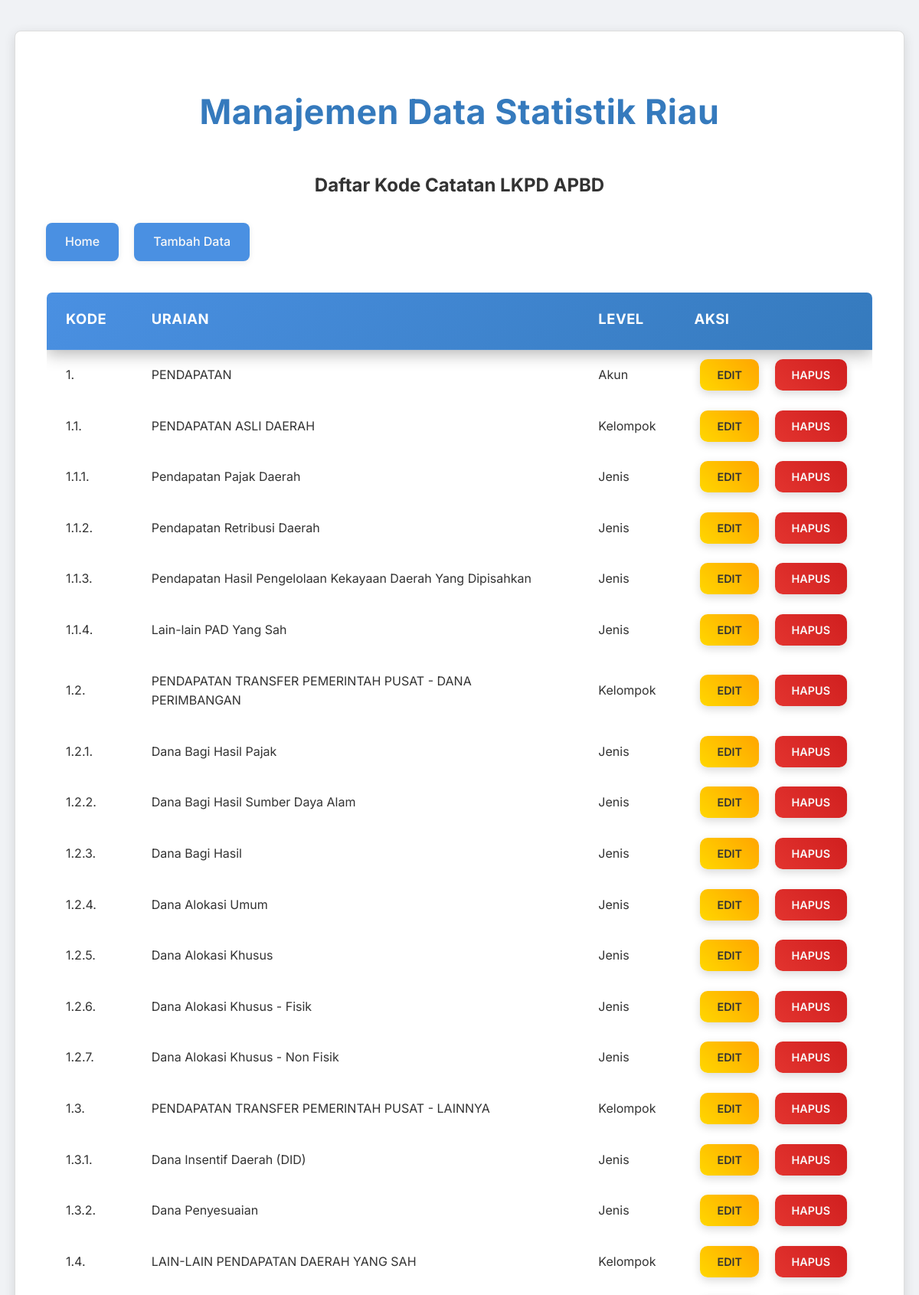
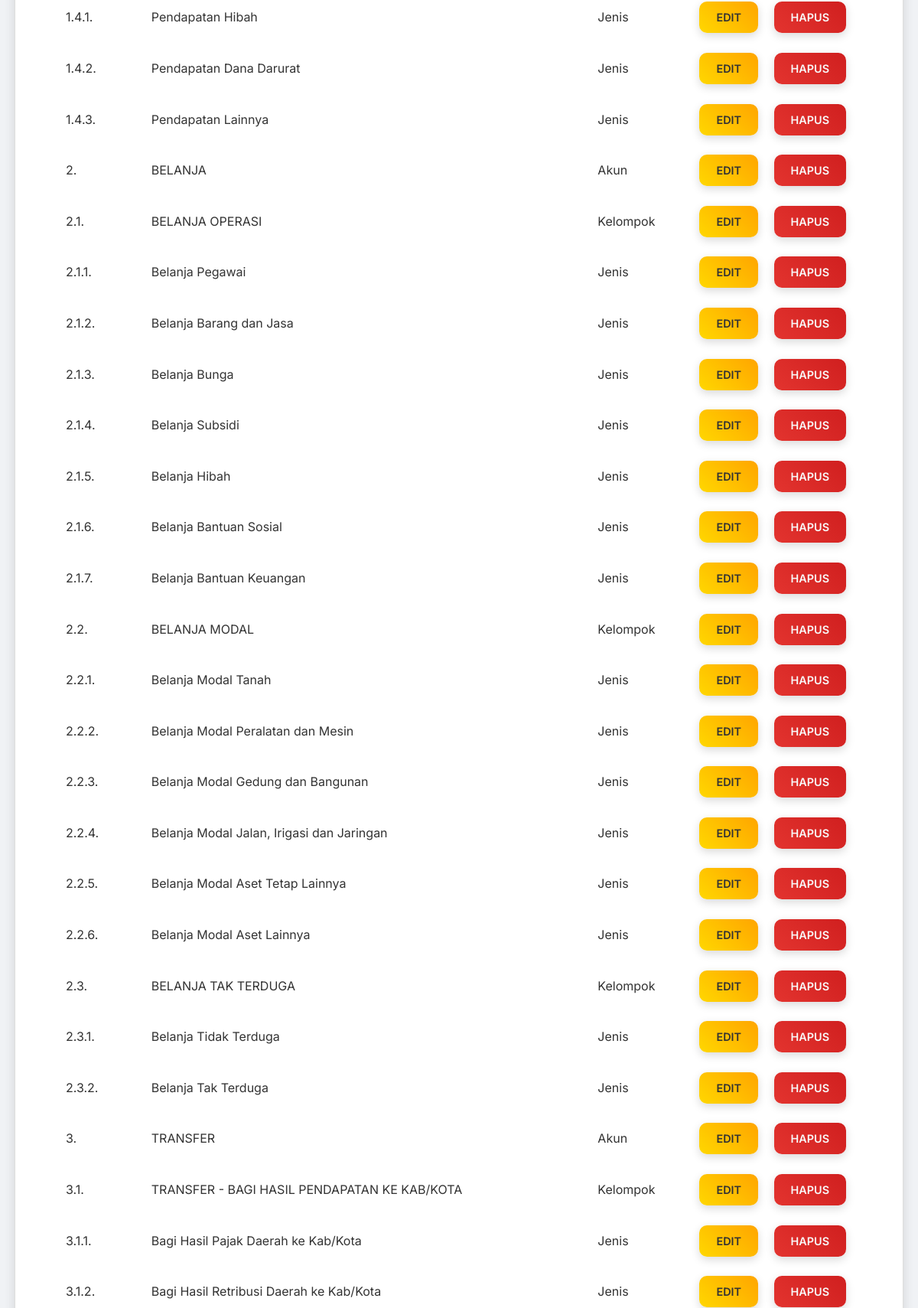
/pages/lkpd-kode-catatan/read.php (upper part), run on the app's committed database (2 pictures, top to bottom).
### tables this page shows
CREATE TABLE `kode_catatan` (
  `id` int(5) NOT NULL,
  `kode_catatan` varchar(255) DEFAULT NULL,
  `uraian` varchar(1024) DEFAULT NULL,
  `id_kode_level` int(2) DEFAULT NULL
);

CREATE TABLE `kode_level` (
  `id` int(11) NOT NULL,
  `nama_level` varchar(255) DEFAULT NULL,
  `akronim` varchar(255) DEFAULT NULL
);

### pages/lkpd-kode-catatan/read.php (the view, shortened to what this page needs)
<?php
include '../../config/database.php';
include '../../templates/header.php';
$sql = "SELECT kc.id, kc.kode_catatan, kc.uraian, kl.nama_level
        FROM kode_catatan kc
        INNER JOIN kode_level kl
        ON kc.id_kode_level = kl.id
        ORDER BY kc.kode_catatan ASC";
$result = $conn->query($sql);
?>
<h2 style="text-align: center;">Daftar Kode Catatan LKPD APBD</h2>
<div class="button-group">
    <a href="../../index.php">Home</a>
    <a href="create.php">Tambah Data</a>
</div>
<?php
if ($result->num_rows > 0):
?>
    <table>
        <thead>
            <tr>
                <th>Kode</th>
                <th>Uraian</th>
                <th>Level</th>
                <th>Aksi</th>
            </tr>
        </thead>
        <tbody>
            <?php
            while ($row = $result->fetch_assoc()):
            ?>
                <tr>
                    <td><?php echo htmlspecialchars($row['kode_catatan']); ?></td>
                    <td><?php echo htmlspecialchars($row['uraian']); ?></td>
                    <td><?php echo htmlspecialchars($row['nama_level']); ?></td>
                    <td class="actions">
                        <a href="update.php?id=<?php echo htmlspecialchars($row['id']); ?>" class="edit">Edit</a>
                        <a href="delete.php?id=<?php echo htmlspecialchars($row['id']); ?>" class="delete" onclick="return confirm('Apakah Anda yakin ingin menghapus data ini?')">Hapus</a>
                    </td>
                </tr>
            <?php endwhile; ?>
        </tbody>
    </table>
<?php else: ?>
    <p>Belum ada data.</p>
<?php endif; ?>
<?php
include '../../templates/footer.php';
?>

### templates/css/style.css (style rules this page uses)
:root { --primary-color: #4A90E2; --primary-dark: #357ABD; --accent-color: #50E3C2; --secondary-accent: #FF6B6B; --tertiary-color: #FFC107; --text-dark: #333333; --text-light: #F8F8F8; --bg-light: #F0F2F5; --bg-dark: #2C3E50; --card-bg: #FFFFFF; --border-color: #DDDDDD; --input-bg: #F8F8F8; --shadow-light: 0 2px 8px rgba(0, 0, 0, 0.08); --shadow-medium: 0 4px 15px rgba(0, 0, 0, 0.12); --success-color: #28A745; --danger-color: #DC3545; --warning-color: #FFC107; --info-color: #17A2B8; --radius-base: 8px; --transition-fast: 0.2s ease-in-out; --transition-normal: 0.3s ease-in-out; --gradient-primary: linear-gradient(135deg, var(--primary-color) 0%, var(--primary-dark) 100%); --gradient-accent: linear-gradient(135deg, var(--accent-color) 0%, #34B79C 100%); --gradient-secondary-accent: linear-gradient(135deg, var(--secondary-accent) 0%, #FF8A8A 100%); --gradient-tertiary: linear-gradient(135deg, var(--tertiary-color) 0%, #FFA000 100%); }
body { font-family: 'Inter', sans-serif; background: var(--bg-light); margin: 0; padding: 0; line-height: 1.6; color: var(--text-dark); display: flex; justify-content: center; align-items: flex-start; min-height: 100vh; padding: 40px 0; box-sizing: border-box; overflow-x: hidden; overflow-y: auto; position: relative; }
body::before { content: none; }
table { width: 100%; border-collapse: separate; border-spacing: 0; margin-top: 40px; box-shadow: var(--shadow-glass); border-radius: var(--radius-base); overflow: hidden; background-color: rgba(255, 255, 255, 0.05); border: 1px solid rgba(255, 255, 255, 0.1); backdrop-filter: blur(10px); -webkit-backdrop-filter: blur(10px); }
table thead tr { background: var(--gradient-primary); color: #FFFFFF; box-shadow: 0 5px 20px rgba(0, 0, 0, 0.3); }
table th, table td { padding: 20px 25px; text-align: left; border-bottom: 1px solid rgba(255, 255, 255, 0.08); }
table th { font-weight: 700; font-size: 1.15em; letter-spacing: 0.5px; text-transform: uppercase; position: relative; padding-bottom: 25px; }
table th::after { content: ''; position: absolute; bottom: 0; left: 50%; transform: translateX(-50%); width: 0; height: 3px; background-color: var(--accent-color); transition: width 0.3s ease-out; }
table tbody tr:nth-child(even) { background-color: rgba(249, 250, 251, 0.03); }
table tbody tr:nth-child(odd) { background-color: rgba(255, 255, 255, 0.01); }
table td.actions { text-align: center; white-space: nowrap; }
table td.actions a { padding: 12px 22px; border-radius: 10px; font-weight: 600; transition: background-color var(--transition-fast), transform var(--transition-fast), box-shadow var(--transition-fast); margin: 0 8px; box-shadow: 0 4px 12px rgba(0, 0, 0, 0.15); text-transform: uppercase; font-size: 0.9em; text-decoration: none; }
table td.actions .edit { background: linear-gradient(45deg, #FFD700, #FFA500); color: #333; }
table td.actions .delete { background: linear-gradient(45deg, #E3342F, #D01F1F); color: var(--text-light); }
.button-group { display: flex; gap: 20px; margin-top: 30px; justify-content: flex-start; }
.button-group a { display: inline-block; background-color: var(--primary-color); color: var(--text-light); padding: 12px 25px; text-decoration: none; border-radius: var(--radius-base); font-size: 1em; font-weight: 500; transition: background-color var(--transition-fast), transform var(--transition-fast), box-shadow var(--transition-fast); box-shadow: var(--shadow-light); }
* { scrollbar-width: thin; scrollbar-color: #888888 #F0F2F5; }

### data on the page
kode_catatan: kode_catatan "1.", uraian "PENDAPATAN", id_kode_level.nama_level "Akun"
kode_catatan: kode_catatan "1.1.", uraian "PENDAPATAN ASLI DAERAH", id_kode_level.nama_level "Kelompok"
kode_catatan: kode_catatan "1.1.1.", uraian "Pendapatan Pajak Daerah", id_kode_level.nama_level "Jenis"
kode_catatan: kode_catatan "1.1.2.", uraian "Pendapatan Retribusi Daerah", id_kode_level.nama_level "Jenis"
kode_catatan: kode_catatan "1.1.3.", uraian "Pendapatan Hasil Pengelolaan Kekayaan Daerah Yang Dipisahkan", id_kode_level.nama_level "Jenis"
kode_catatan: kode_catatan "1.1.4.", uraian "Lain-lain PAD Yang Sah", id_kode_level.nama_level "Jenis"
kode_catatan: kode_catatan "1.2.", uraian "PENDAPATAN TRANSFER PEMERINTAH PUSAT - DANA PERIMBANGAN", id_kode_level.nama_level "Kelompok"
kode_catatan: kode_catatan "1.2.1.", uraian "Dana Bagi Hasil Pajak", id_kode_level.nama_level "Jenis"
kode_catatan: kode_catatan "1.2.2.", uraian "Dana Bagi Hasil Sumber Daya Alam", id_kode_level.nama_level "Jenis"
kode_catatan: kode_catatan "1.2.3.", uraian "Dana Bagi Hasil", id_kode_level.nama_level "Jenis"
kode_catatan: kode_catatan "1.2.4.", uraian "Dana Alokasi Umum", id_kode_level.nama_level "Jenis"
kode_catatan: kode_catatan "1.2.5.", uraian "Dana Alokasi Khusus", id_kode_level.nama_level "Jenis"
kode_catatan: kode_catatan "1.2.6.", uraian "Dana Alokasi Khusus - Fisik", id_kode_level.nama_level "Jenis"
kode_catatan: kode_catatan "1.2.7.", uraian "Dana Alokasi Khusus - Non Fisik", id_kode_level.nama_level "Jenis"
kode_catatan: kode_catatan "1.3.", uraian "PENDAPATAN TRANSFER PEMERINTAH PUSAT - LAINNYA", id_kode_level.nama_level "Kelompok"
kode_catatan: kode_catatan "1.3.1.", uraian "Dana Insentif Daerah (DID)", id_kode_level.nama_level "Jenis"
kode_catatan: kode_catatan "1.3.2.", uraian "Dana Penyesuaian", id_kode_level.nama_level "Jenis"
kode_catatan: kode_catatan "1.4.", uraian "LAIN-LAIN PENDAPATAN DAERAH YANG SAH", id_kode_level.nama_level "Kelompok"
kode_catatan: kode_catatan "1.4.1.", uraian "Pendapatan Hibah", id_kode_level.nama_level "Jenis"
kode_catatan: kode_catatan "1.4.2.", uraian "Pendapatan Dana Darurat", id_kode_level.nama_level "Jenis"
kode_catatan: kode_catatan "1.4.3.", uraian "Pendapatan Lainnya", id_kode_level.nama_level "Jenis"
kode_catatan: kode_catatan "2.", uraian "BELANJA", id_kode_level.nama_level "Akun"
kode_catatan: kode_catatan "2.1.", uraian "BELANJA OPERASI", id_kode_level.nama_level "Kelompok"
kode_catatan: kode_catatan "2.1.1.", uraian "Belanja Pegawai", id_kode_level.nama_level "Jenis"
kode_catatan: kode_catatan "2.1.2.", uraian "Belanja Barang dan Jasa", id_kode_level.nama_level "Jenis"
kode_catatan: kode_catatan "2.1.3.", uraian "Belanja Bunga", id_kode_level.nama_level "Jenis"
kode_catatan: kode_catatan "2.1.4.", uraian "Belanja Subsidi", id_kode_level.nama_level "Jenis"
kode_catatan: kode_catatan "2.1.5.", uraian "Belanja Hibah", id_kode_level.nama_level "Jenis"
kode_catatan: kode_catatan "2.1.6.", uraian "Belanja Bantuan Sosial", id_kode_level.nama_level "Jenis"
kode_catatan: kode_catatan "2.1.7.", uraian "Belanja Bantuan Keuangan", id_kode_level.nama_level "Jenis"
kode_catatan: kode_catatan "2.2.", uraian "BELANJA MODAL", id_kode_level.nama_level "Kelompok"
kode_catatan: kode_catatan "2.2.1.", uraian "Belanja Modal Tanah", id_kode_level.nama_level "Jenis"
kode_catatan: kode_catatan "2.2.2.", uraian "Belanja Modal Peralatan dan Mesin", id_kode_level.nama_level "Jenis"
kode_catatan: kode_catatan "2.2.3.", uraian "Belanja Modal Gedung dan Bangunan", id_kode_level.nama_level "Jenis"
kode_catatan: kode_catatan "2.2.4.", uraian "Belanja Modal Jalan, Irigasi dan Jaringan", id_kode_level.nama_level "Jenis"
kode_catatan: kode_catatan "2.2.5.", uraian "Belanja Modal Aset Tetap Lainnya", id_kode_level.nama_level "Jenis"
kode_catatan: kode_catatan "2.2.6.", uraian "Belanja Modal Aset Lainnya", id_kode_level.nama_level "Jenis"
kode_catatan: kode_catatan "2.3.", uraian "BELANJA TAK TERDUGA", id_kode_level.nama_level "Kelompok"
kode_catatan: kode_catatan "2.3.1.", uraian "Belanja Tidak Terduga", id_kode_level.nama_level "Jenis"
kode_catatan: kode_catatan "2.3.2.", uraian "Belanja Tak Terduga", id_kode_level.nama_level "Jenis"
kode_catatan: kode_catatan "3.", uraian "TRANSFER", id_kode_level.nama_level "Akun"
kode_catatan: kode_catatan "3.1.", uraian "TRANSFER - BAGI HASIL PENDAPATAN KE KAB/KOTA", id_kode_level.nama_level "Kelompok"
kode_catatan: kode_catatan "3.1.1.", uraian "Bagi Hasil Pajak Daerah ke Kab/Kota", id_kode_level.nama_level "Jenis"
kode_catatan: kode_catatan "3.1.2.", uraian "Bagi Hasil Retribusi Daerah ke Kab/Kota", id_kode_level.nama_level "Jenis"
